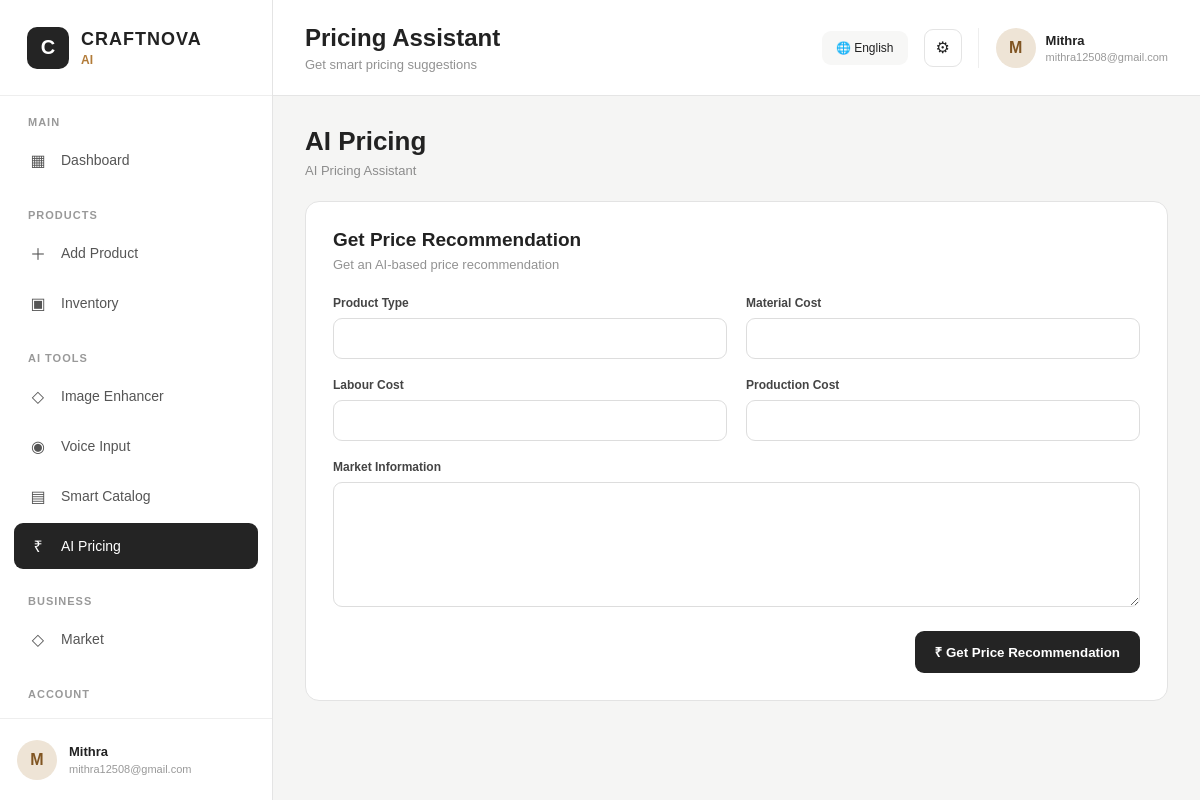
Page /pricing (signed in) on the committed database.
### tables this page shows
CREATE TABLE users (
            id INTEGER PRIMARY KEY AUTOINCREMENT,
            name TEXT NOT NULL,
            email TEXT UNIQUE NOT NULL,
            password TEXT NOT NULL,
            language TEXT DEFAULT 'English',
            craft_category TEXT,
            business_name TEXT
        );

### app.py (the view, shortened to what this page needs)
@app.route(
    "/pricing",
    methods=["GET", "POST"]
)
def pricing():
    if "user_id" not in session:
        return redirect(
            url_for("login")
        )
    result = None
    return render_template(
        "pricing.html",
        result=result,
        active_page="pricing",
        page_title="Pricing Assistant",
        page_subtitle="Get smart pricing suggestions"
    )

### app.py (called while the page is built)
@app.context_processor
def inject_global_data():
    language = "English"
    current_user = None
    if "user_id" in session:
        current_user = get_user_by_id(
            session["user_id"]
        )
        if current_user:
            if current_user[4]:
                language = current_user[4]
    def t(text):
        return translate(
            text,
            language
        )
    return {
        "t": t,
        "current_language": language,
        "current_user": current_user
    }

### database/database.py (called while the page is built)
def get_connection():
    return sqlite3.connect(DATABASE_PATH)

def get_user_by_id(user_id):
    connection = get_connection()
    cursor = connection.cursor()
    cursor.execute("""
        SELECT *
        FROM users
        WHERE id = ?
    """, (user_id,))
    user = cursor.fetchone()
    connection.close()
    return user

### models/language.py (called while the page is built)
def translate(key, language="English"):
    language = language if language in TRANSLATIONS else "English"
    if key in TRANSLATIONS[language]:
        return TRANSLATIONS[language][key]
    if key in TRANSLATIONS["English"]:
        return TRANSLATIONS["English"][key]
    return key

### templates/pricing.html (shortened to what this page needs)
{% extends "base.html" %}
{% block content %}
<div class="module-heading">
    <h1>{{ t("AI Pricing") }}</h1>
    <p>{{ t("AI Pricing Assistant") }}</p>
</div>
<div class="module-card">
    <h2>{{ t("Get Price Recommendation") }}</h2>
    <p>
        {{ t("Get an AI-based price recommendation") }}
    </p>
    <form method="POST">
        <div class="form-grid">
            <div class="form-group">
                <label>{{ t("Product Type") }}</label>
                <input
                    type="text"
                    name="product_type"
                    required>
            </div>
            <div class="form-group">
                <label>{{ t("Material Cost") }}</label>
                <input
                    type="number"
                    step="0.01"
                    name="material_cost"
                    required>
            </div>
            <div class="form-group">
                <label>{{ t("Labour Cost") }}</label>
                <input
                    type="number"
                    step="0.01"
                    name="labour_cost"
                    required>
            </div>
            <div class="form-group">
                <label>{{ t("Production Cost") }}</label>
                <input
                    type="number"
                    step="0.01"
                    name="production_cost"
                    required>
            </div>
            <div class="form-group full">
                <label>{{ t("Market Information") }}</label>
                <textarea name="market_info"></textarea>
            </div>
        </div>
        <div class="button-row">
            <button class="primary-btn">
                ₹ {{ t("Get Price Recommendation") }}
            </button>
        </div>
    </form>
</div>
{% endblock %}

### templates/base.html (shortened to what this page needs)
<!DOCTYPE html>
<html lang="en">
<head>
    <link rel="stylesheet"
          href="{{ url_for('static', filename='css/style.css') }}">
</head>
<body>
<div class="app-shell">
    <aside class="sidebar">
        <div class="brand">
            <div class="brand-logo">
                C
            </div>
            <div>
                <div class="brand-name">
                    CRAFTNOVA
                </div>
                <div class="brand-ai">
                    AI
                </div>
            </div>
        </div>
        <div class="sidebar-scroll">
            <div class="nav-section">
                <div class="nav-title">
                    MAIN
                </div>
                <a href="{{ url_for('dashboard') }}"
                   class="nav-item {% if active_page == 'dashboard' %}active{% endif %}">
                    <span class="nav-icon">▦</span>
                    <span>{{ t("Dashboard") }}</span>
                </a>
            </div>
            <div class="nav-section">
                <div class="nav-title">
                    PRODUCTS
                </div>
                <a href="{{ url_for('add_product_page') }}"
                   class="nav-item {% if active_page == 'add-product' %}active{% endif %}">
                    <span class="nav-icon">＋</span>
                    <span>{{ t("Add Product") }}</span>
                </a>
                <a href="{{ url_for('inventory') }}"
                   class="nav-item {% if active_page == 'inventory' %}active{% endif %}">
                    <span class="nav-icon">▣</span>
                    <span>{{ t("Inventory") }}</span>
                </a>
            </div>
            <div class="nav-section">
                <div class="nav-title">
                    AI TOOLS
                </div>
                <a href="{{ url_for('image_enhancer') }}"
                   class="nav-item {% if active_page == 'image-enhancer' %}active{% endif %}">
                    <span class="nav-icon">◇</span>
                    <span>{{ t("Image Enhancer") }}</span>
                </a>
                <a href="{{ url_for('voice_input') }}"
                   class="nav-item {% if active_page == 'voice-input' %}active{% endif %}">
                    <span class="nav-icon">◉</span>
                    <span>{{ t("Voice Input") }}</span>
                </a>
                <a href="{{ url_for('catalog') }}"
                   class="nav-item {% if active_page == 'catalog' %}active{% endif %}">
                    <span class="nav-icon">▤</span>
                    <span>{{ t("Smart Catalog") }}</span>
                </a>
                <a href="{{ url_for('pricing') }}"
                   class="nav-item {% if active_page == 'pricing' %}active{% endif %}">
                    <span class="nav-icon">₹</span>
                    <span>{{ t("AI Pricing") }}</span>
                </a>
            </div>
            <div class="nav-section">
                <div class="nav-title">
                    BUSINESS
                </div>
                <a href="{{ url_for('market') }}"
                   class="nav-item {% if active_page == 'market' %}active{% endif %}">
                    <span class="nav-icon">◇</span>
                    <span>{{ t("Market") }}</span>
                </a>
            </div>
            <div class="nav-section">
                <div class="nav-title">
                    ACCOUNT
                </div>
                <a href="{{ url_for('settings') }}"
                   class="nav-item {% if active_page == 'settings' %}active{% endif %}">
                </a>
            </div>
        </div>
        {% if current_user %}
        <div class="sidebar-user">
            <div class="avatar">
                {{ current_user[1][0]|upper }}
            </div>
            <div class="sidebar-user-info">
                <strong>
                    {{ current_user[1] }}
                </strong>
                <span>
                    {{ current_user[2] }}
                </span>
            </div>
        </div>
        {% endif %}
    </aside>
    <main class="main-area">
        <header class="topbar">
            <div>
                <h1>
                    {% if page_title %}
                        {{ t(page_title) }}
                    {% else %}
                        {{ t("Dashboard") }}
                    {% endif %}
                </h1>
                <p>
                    {% if page_subtitle %}
                        {{ t(page_subtitle) }}
                    {% else %}
                        Welcome to CRAFTNOVA AI
                    {% endif %}
                </p>
            </div>
            <div class="topbar-right">
                <div class="language-pill">
                    🌐 {{ current_language }}
                </div>
                <a href="{{ url_for('settings') }}"
                   class="settings-button">
                    ⚙
                </a>
                {% if current_user %}
                <div class="top-user">
                    <div class="top-avatar">
                        {{ current_user[1][0]|upper }}
                    </div>
                    <div>
                        <strong>
                            {{ current_user[1] }}
                        </strong>
                        <span>
                            {{ current_user[2] }}
                        </span>
                    </div>
                </div>
                {% endif %}
            </div>
        </header>
        <section class="page-area">
            {% block content %}
            {% endblock %}
        </section>
    </main>
</div>
</body>
</html>

### static/css/style.css (style rules this page uses)
* { box-sizing: border-box; margin: 0; padding: 0; }
body { font-family: Arial, Helvetica, sans-serif; background: #f5f5f4; color: #222; }
a { text-decoration: none; color: inherit; }
.app-shell { display: flex; min-height: 100vh; }
.sidebar { width: 273px; height: 100vh; position: fixed; left: 0; top: 0; background: #ffffff; border-right: 1px solid #e4e4e4; display: flex; flex-direction: column; z-index: 20; }
.brand { height: 96px; display: flex; align-items: center; gap: 12px; padding: 0 27px; border-bottom: 1px solid #eeeeee; }
.brand-logo { width: 42px; height: 42px; border-radius: 10px; background: #242424; color: white; display: flex; justify-content: center; align-items: center; font-size: 20px; font-weight: bold; }
.brand-name { font-size: 18px; font-weight: 800; letter-spacing: 1px; }
.brand-ai { margin-top: 3px; color: #b27b38; font-size: 12px; font-weight: bold; }
.sidebar-scroll { flex: 1; overflow-y: auto; padding: 20px 14px; }
.nav-section { margin-bottom: 26px; }
.nav-title { font-size: 11px; font-weight: 700; color: #999; letter-spacing: 1px; padding: 0 14px; margin-bottom: 9px; }
.nav-item { height: 46px; margin-bottom: 4px; padding: 0 15px; border-radius: 9px; display: flex; align-items: center; gap: 14px; color: #555; font-size: 14px; transition: all .2s ease; }
.nav-item.active { background: #242424; color: #fff; }
.nav-icon { width: 18px; text-align: center; font-size: 16px; }
.sidebar-user { height: 82px; border-top: 1px solid #eeeeee; padding: 15px 17px; display: flex; align-items: center; gap: 12px; }
.avatar, .top-avatar { border-radius: 50%; display: flex; justify-content: center; align-items: center; font-weight: 700; }
.avatar { width: 40px; height: 40px; background: #eee4d6; color: #805522; }
.sidebar-user-info { min-width: 0; display: flex; flex-direction: column; }
.sidebar-user-info strong { font-size: 13px; }
.sidebar-user-info span { margin-top: 4px; color: #999; font-size: 11px; white-space: nowrap; overflow: hidden; text-overflow: ellipsis; }
.main-area { margin-left: 273px; width: calc(100% - 273px); min-height: 100vh; }
.topbar { height: 96px; background: #fff; border-bottom: 1px solid #e5e5e5; padding: 0 32px; display: flex; justify-content: space-between; align-items: center; }
.topbar h1 { font-size: 24px; margin-bottom: 5px; }
.topbar p { color: #929292; font-size: 13px; }
.topbar-right { display: flex; align-items: center; gap: 16px; }
.language-pill { padding: 10px 14px; background: #f7f7f6; border-radius: 9px; font-size: 12px; }
.settings-button { width: 38px; height: 38px; border: 1px solid #e4e4e4; border-radius: 9px; display: flex; align-items: center; justify-content: center; }
.top-user { border-left: 1px solid #eeeeee; padding-left: 17px; display: flex; align-items: center; gap: 10px; }
.top-avatar { width: 40px; height: 40px; background: #eee4d6; color: #805522; }
.top-user div:last-child { display: flex; flex-direction: column; }
.top-user strong { font-size: 13px; }
.top-user span { margin-top: 3px; color: #999; font-size: 11px; }
.page-area { padding: 30px 32px 45px; }
.module-heading { margin-bottom: 23px; }
.module-heading h1 { font-size: 26px; margin-bottom: 6px; }
.module-heading p { color: #8c8c8c; font-size: 13px; }
.module-card { background: #fff; border: 1px solid #e3e3e3; border-radius: 14px; padding: 27px; margin-bottom: 22px; }
.module-card h2 { font-size: 19px; margin-bottom: 6px; }
.module-card > p { color: #929292; font-size: 13px; margin-bottom: 24px; }
.form-grid { display: grid; grid-template-columns: 1fr 1fr; gap: 19px; }
.form-group { display: flex; flex-direction: column; }
.form-group.full { grid-column: 1 / -1; }
.form-group label { font-size: 12px; font-weight: 700; margin-bottom: 8px; color: #444; }
.form-group input, .form-group textarea, .form-group select { width: 100%; border: 1px solid #dddddd; border-radius: 9px; padding: 12px 13px; font-family: inherit; font-size: 13px; outline: none; background: #fff; }
.form-group textarea { min-height: 125px; resize: vertical; }
.button-row { display: flex; justify-content: flex-end; gap: 10px; margin-top: 24px; }
.primary-btn { border: none; border-radius: 9px; background: #242424; color: #fff; padding: 12px 20px; font-weight: 700; cursor: pointer; }

### rows in the picture
users: name "M", name "Mithra", email "mithra12508@gmail.com", language "English"

### other values in the picture
{{ t("Dashboard") }} "Dashboard"
{{ t("Add Product") }} "Add Product"
{{ t("Inventory") }} "Inventory"
{{ t("Image Enhancer") }} "Image Enhancer"
{{ t("Voice Input") }} "Voice Input"
{{ t("Smart Catalog") }} "Smart Catalog"
{{ t("AI Pricing") }} "AI Pricing"
{{ t("Market") }} "Market"
{{ t(page_title) }} "Pricing Assistant"
{{ t(page_subtitle) }} "Get smart pricing suggestions"
{{ t("AI Pricing Assistant") }} "AI Pricing Assistant"
{{ t("Get Price Recommendation") }} "Get Price Recommendation"
{{ t("Get an AI-based price recommendation") }} "Get an AI-based price recommendation"
{{ t("Product Type") }} "Product Type"
{{ t("Material Cost") }} "Material Cost"
